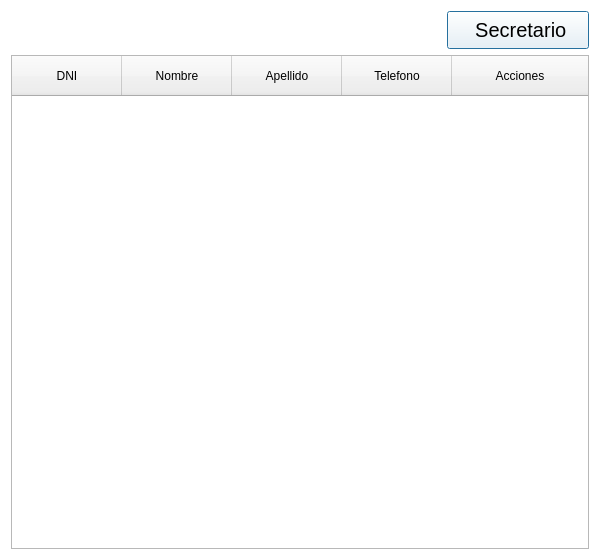
<?xml version="1.0" encoding="UTF-8"?>
<ui version="4.0">
 <class>Dialog</class>
 <widget class="QDialog" name="Dialog">
  <property name="windowModality">
   <enum>Qt::ApplicationModal</enum>
  </property>
  <property name="geometry">
   <rect>
    <x>0</x>
    <y>0</y>
    <width>600</width>
    <height>560</height>
   </rect>
  </property>
  <property name="windowTitle">
   <string>Secretarios</string>
  </property>
  <property name="styleSheet">
   <string notr="true">QDialog{
background: white;
}
#tableWidget{
alternate-background-color: #C0CCDA;
alignment: center;
}

QHeaderView{
min-height: 40px;
}
</string>
  </property>
  <layout class="QGridLayout" name="gridLayout">
   <item row="1" column="0">
    <widget class="QTableWidget" name="tableWidget">
     <property name="editTriggers">
      <set>QAbstractItemView::NoEditTriggers</set>
     </property>
     <property name="alternatingRowColors">
      <bool>true</bool>
     </property>
     <property name="selectionMode">
      <enum>QAbstractItemView::SingleSelection</enum>
     </property>
     <property name="selectionBehavior">
      <enum>QAbstractItemView::SelectRows</enum>
     </property>
     <property name="showGrid">
      <bool>false</bool>
     </property>
     <property name="gridStyle">
      <enum>Qt::NoPen</enum>
     </property>
     <property name="sortingEnabled">
      <bool>true</bool>
     </property>
     <property name="wordWrap">
      <bool>false</bool>
     </property>
     <attribute name="horizontalHeaderDefaultSectionSize">
      <number>110</number>
     </attribute>
     <attribute name="horizontalHeaderMinimumSectionSize">
      <number>110</number>
     </attribute>
     <attribute name="horizontalHeaderShowSortIndicator" stdset="0">
      <bool>true</bool>
     </attribute>
     <attribute name="horizontalHeaderStretchLastSection">
      <bool>true</bool>
     </attribute>
     <attribute name="verticalHeaderDefaultSectionSize">
      <number>40</number>
     </attribute>
     <attribute name="verticalHeaderHighlightSections">
      <bool>false</bool>
     </attribute>
     <attribute name="verticalHeaderMinimumSectionSize">
      <number>21</number>
     </attribute>
     <column>
      <property name="text">
       <string>DNI</string>
      </property>
     </column>
     <column>
      <property name="text">
       <string>Nombre</string>
      </property>
     </column>
     <column>
      <property name="text">
       <string>Apellido</string>
      </property>
     </column>
     <column>
      <property name="text">
       <string>Telefono</string>
      </property>
     </column>
     <column>
      <property name="text">
       <string>Acciones</string>
      </property>
     </column>
    </widget>
   </item>
   <item row="0" column="0" alignment="Qt::AlignRight">
    <widget class="QPushButton" name="pb_cargarSecretario">
     <property name="styleSheet">
      <string notr="true">#pb_cargarSecretario{
	background-color:white;
	color:black;
	height:30px;
	width:140px;
	max-width:200px;
	min-width: 140px;
	font-size: 20px;
}</string>
     </property>
     <property name="text">
      <string> Secretario</string>
     </property>
     <property name="icon">
      <iconset>
       <normaloff>../icons/plus.svg</normaloff>../icons/plus.svg</iconset>
     </property>
     <property name="iconSize">
      <size>
       <width>20</width>
       <height>20</height>
      </size>
     </property>
    </widget>
   </item>
  </layout>
 </widget>
 <resources/>
 <connections/>
</ui>
